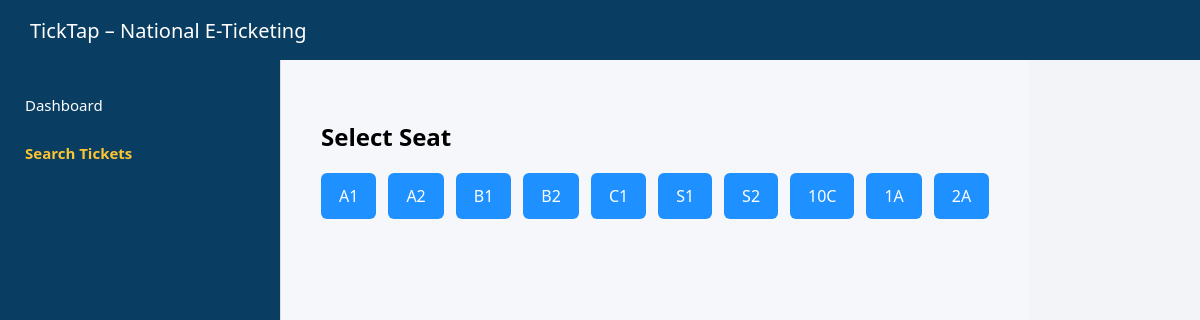
The app's page /ui/customer/seat-selection.php?schedule_id=1 (signed in) with its own data.
### tables this page shows
CREATE TABLE seat (
    seat_id INT PRIMARY KEY AUTO_INCREMENT,
    vehicle_id INT NOT NULL,
    seat_number VARCHAR(10) NOT NULL,
    seat_class ENUM('ECONOMY','BUSINESS','FIRST') DEFAULT 'ECONOMY',
    UNIQUE (vehicle_id, seat_number),
    FOREIGN KEY (vehicle_id) REFERENCES vehicle(vehicle_id)
);

### ui/customer/seat-selection.php (the view, shortened to what this page needs)
<?php
include "../../backend/db.php";
$schedule_id = $_GET['schedule_id'];
$seats = $conn->query("
    SELECT s.seat_id, s.seat_number
    FROM seat s
    WHERE s.seat_id NOT IN (
        SELECT t.seat_id
        FROM ticket t
        JOIN booking b ON t.booking_id = b.booking_id
        WHERE b.schedule_id = $schedule_id
    )
");
include ROOT_PATH . "/ui/common/layout-header.php";
?>
<div class="dashboard-layout">
<aside class="sidebar">
    <a href="dashboard.php">Dashboard</a>
    <a href="search.php" class="active">Search Tickets</a>
</aside>
<main class="dashboard-content">
<h2>Select Seat</h2>
<div class="seat-grid">
<?php while ($seat = $seats->fetch_assoc()): ?>
    <a class="seat-btn"
       href="ticket.php?schedule_id=<?= $schedule_id ?>&seat_id=<?= $seat['seat_id'] ?>">
        <?= $seat['seat_number'] ?>
    </a>
<?php endwhile; ?>
</div>
</main>
</div>
<?php include ROOT_PATH . "/ui/common/layout-footer.php"; ?>

### ui/common/style.css (style rules this page uses)
body { margin: 0; font-family: "Segoe UI", Arial; background: #f2f4f7; }
.sidebar { width: 240px; background: #ffffff; border-right: 1px solid #ddd; padding: 20px; }
.sidebar a { display: block; padding: 12px; margin-bottom: 8px; text-decoration: none; color: #333; border-radius: 4px; }
.dashboard-layout { display: flex; min-height: calc(100vh - 120px); }
.sidebar { width: 230px; background: #0a3d62; padding: 25px; color: white; }
.sidebar a { display: block; color: white; text-decoration: none; padding: 10px 0; font-size: 15px; }
.sidebar a:hover, .sidebar a.active { font-weight: bold; color: #fbc531; }
.dashboard-content { flex: 1; padding: 40px; background: #f5f7fa; }
.seat-grid { display: flex; flex-wrap: wrap; gap: 12px; }
.seat-btn { background: #1e90ff; color: white; padding: 12px 18px; border-radius: 6px; text-decoration: none; }

### records on screen
seat: seat_number "A1"
seat: seat_number "A2"
seat: seat_number "B1"
seat: seat_number "B2"
seat: seat_number "C1"
seat: seat_number "S1"
seat: seat_number "S2"
seat: seat_number "10C"
seat: seat_number "1A"
seat: seat_number "2A"
